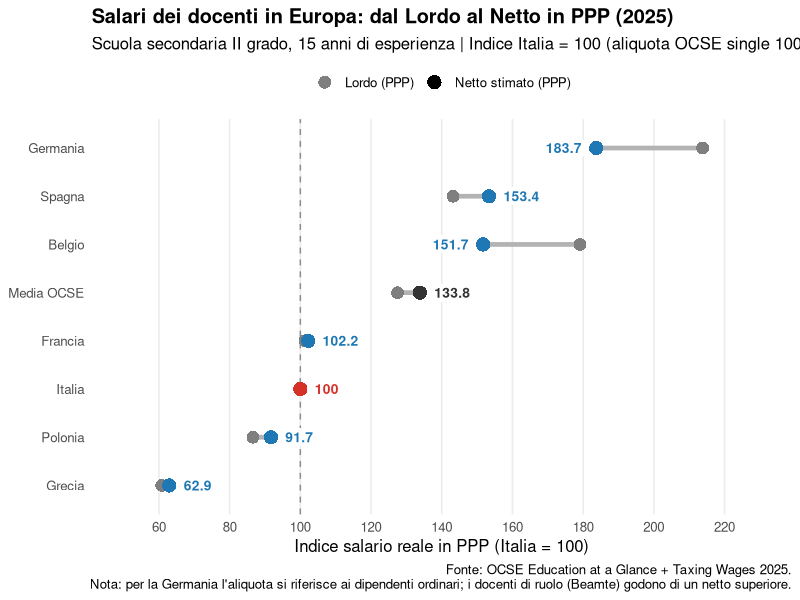
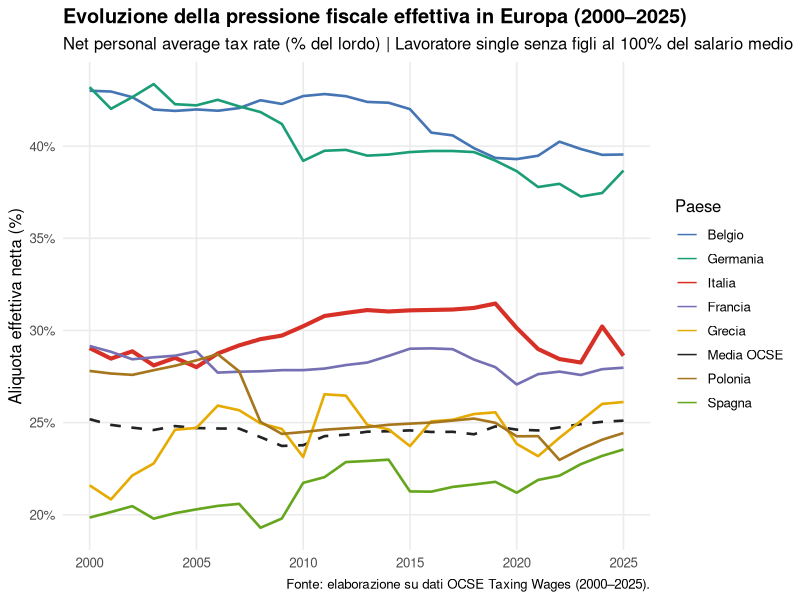
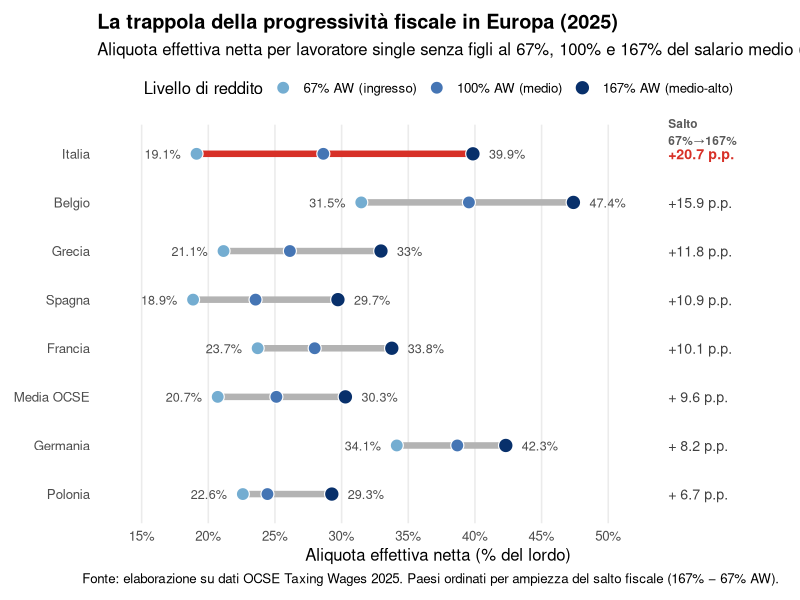
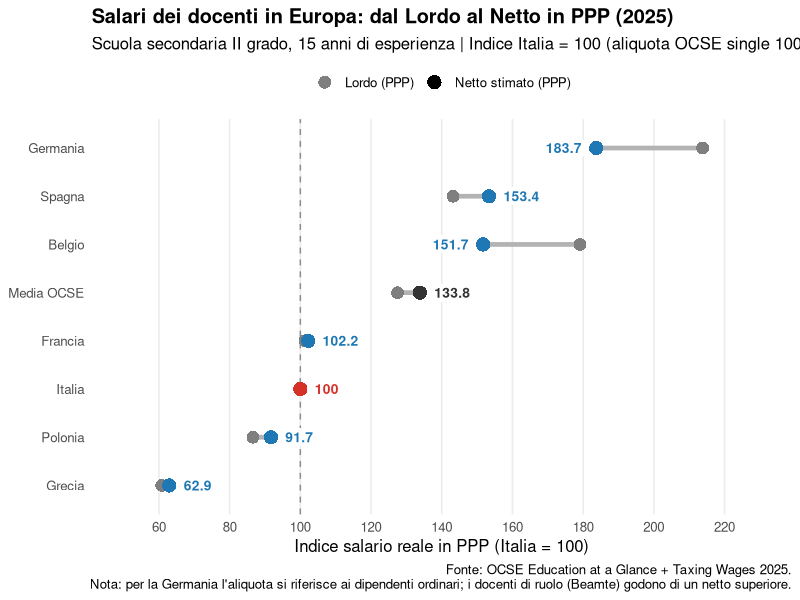
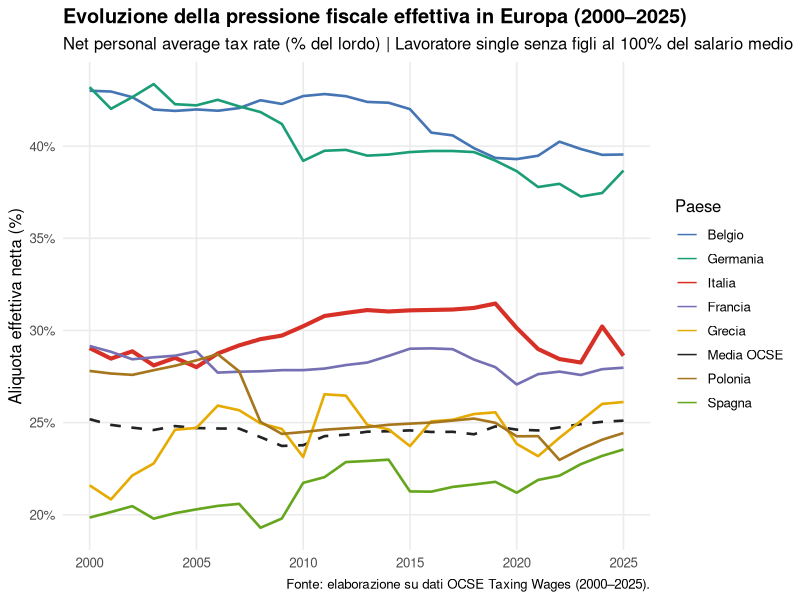
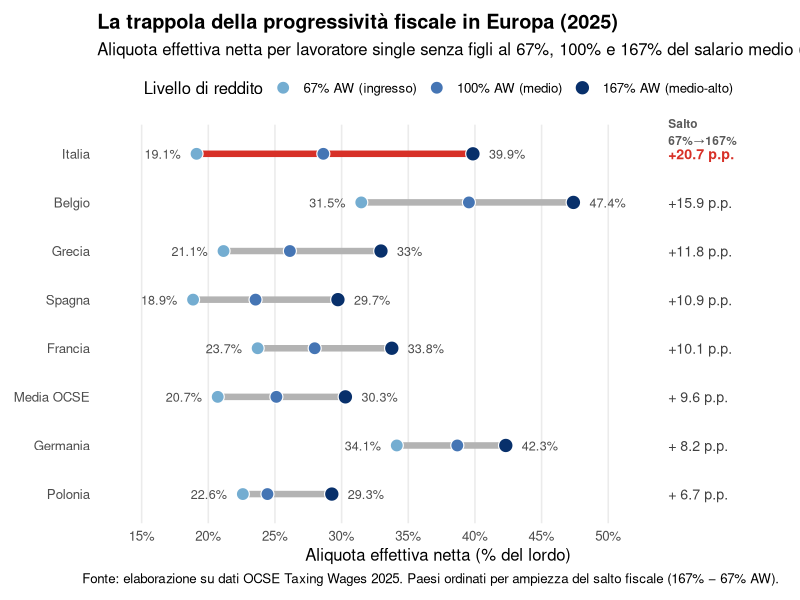

The R script that drew these images, in order:
# ==============================================================================
# 05_confronto_netto_europa.R
# Confronto europeo salari NETTI (OCSE Education at a Glance + Taxing Wages)
# ==============================================================================

library(tidyverse)
library(scales)

# 1. Caricamento e pulizia OCSE Taxing Wages -----------------------------------
tw_raw <- read_csv("01_data_raw/oecd_taxing_wages_raw.csv", show_col_types = FALSE)

nomi_paesi_tw <- c(
  "ITA"  = "Italia",
  "FRA"  = "Francia",
  "DEU"  = "Germania",
  "BEL"  = "Belgio",
  "ESP"  = "Spagna",
  "POL"  = "Polonia",
  "GRC"  = "Grecia",
  "OECD_REP" = "Media OCSE"
)

tw_clean <- tw_raw %>%
  transmute(
    ref_area    = REF_AREA,
    paese_it    = recode(REF_AREA, !!!nomi_paesi_tw),
    anno        = as.integer(TIME_PERIOD),
    livello_aw  = parse_number(as.character(INCOME_PRINCIPAL)), # 67, 100, 167
    aliquota_pct = as.numeric(OBS_VALUE)
  ) %>%
  filter(!is.na(aliquota_pct), !is.na(livello_aw))

write_csv(tw_clean, "02_data_clean/oecd_taxing_wages_pulito.csv")

# Ultimo anno disponibile nel dataset Taxing Wages
ultimo_anno_tw <- max(tw_clean$anno, na.rm = TRUE)
cat("\n=== ALIQUOTE EFFETTIVE NETTE (SINGLE, NO FIGLI) - ANNO", ultimo_anno_tw, "===\n")

tw_latest <- tw_clean %>%
  filter(anno == ultimo_anno_tw) %>%
  select(paese_it, livello_aw, aliquota_pct) %>%
  pivot_wider(names_from = livello_aw, values_from = aliquota_pct, names_prefix = "AW_") %>%
  arrange(desc(AW_100))

print(tw_latest, width = Inf)

tabella_ppp <- read_csv("02_data_clean/tabella_ppp.csv", show_col_types = FALSE)

# ==============================================================================
# 2. Calcolo Indice Salari NETTI in Europa (EXP15, Italia = 100)
# ==============================================================================

df_lordo_netto <- tabella_ppp %>%
  select(paese_it, lordo_idx = EXP15) %>%
  inner_join(tw_latest %>% select(paese_it, aliq_100 = AW_100), by = "paese_it") %>%
  mutate(
    # Applichiamo (1 - aliquota) al lordo indicizzato
    netto_raw = lordo_idx * (1 - aliq_100 / 100),
    # Ri-indicizziamo ponendo Italia Netto = 100
    netto_idx = netto_raw / netto_raw[paese_it == "Italia"] * 100,
    delta_idx = round(netto_idx - lordo_idx, 1)
  ) %>%
  arrange(desc(netto_idx))

cat("\n=== CONFRONTO LORDO vs NETTO IN EUROPA (EXP15, ITALIA = 100) ===\n")
df_lordo_netto %>%
  select(paese_it, aliq_100, lordo_idx, netto_idx, delta_idx) %>%
  mutate(across(c(aliq_100, lordo_idx, netto_idx), ~ round(.x, 1))) %>%
  print(width = Inf)

write_csv(df_lordo_netto, "02_data_clean/europa_lordo_vs_netto_2025.csv")

# ==============================================================================
# 3. Grafico 7: Dumbbell chart Lordo vs Netto in Europa (2025)
# ==============================================================================

df_plot_ln <- df_lordo_netto %>%
  mutate(
    paese_it = fct_reorder(paese_it, netto_idx),
    col_netto = case_when(
      paese_it == "Italia"     ~ "#d73027",
      paese_it == "Media OCSE" ~ "grey20",
      TRUE                     ~ "#1f78b4"
    )
  )

p7_europa_netto <- ggplot(df_plot_ln, aes(y = paese_it)) +
  geom_vline(xintercept = 100, linetype = "dashed", color = "grey55") +
  # Segmento che collega Lordo e Netto
  geom_segment(
    aes(x = lordo_idx, xend = netto_idx, yend = paese_it),
    color = "grey70", linewidth = 1.6
  ) +
  # Punto Lordo
  geom_point(aes(x = lordo_idx, shape = "Lordo (PPP)"), color = "grey50", size = 4) +
  # Punto Netto
  geom_point(aes(x = netto_idx, color = I(col_netto), shape = "Netto stimato (PPP)"), size = 4.5) +
  # Etichetta valore Netto
  # Etichetta valore Netto
  geom_label(
    aes(
      x     = ifelse(netto_idx >= lordo_idx, netto_idx + 3.5, netto_idx - 3.5),
      hjust = ifelse(netto_idx >= lordo_idx, 0, 1),
      label = round(netto_idx, 1),
      color = I(col_netto)
    ),
    fill          = "white",
    label.size    = 0,
    label.padding = unit(0.12, "lines"),
    size          = 3.5,
    fontface      = "bold"
  ) +
  scale_shape_manual(
    name   = NULL,
    values = c("Lordo (PPP)" = 16, "Netto stimato (PPP)" = 16)
  ) +
  scale_x_continuous(breaks = seq(60, 220, by = 20), limits = c(50, 230)) +
  labs(
    title    = "Salari dei docenti in Europa: dal Lordo al Netto in PPP (2025)",
    subtitle = "Scuola secondaria II grado, 15 anni di esperienza | Indice Italia = 100 (aliquota OCSE single 100% AW)",
    x        = "Indice salario reale in PPP (Italia = 100)",
    y        = NULL,
    caption  = "Fonte: OCSE Education at a Glance + Taxing Wages 2025.\nNota: per la Germania l'aliquota si riferisce ai dipendenti ordinari; i docenti di ruolo (Beamte) godono di un netto superiore."
  ) +
  theme_minimal(base_size = 12) +
  theme(
    plot.title         = element_text(face = "bold"),
    panel.grid.minor   = element_blank(),
    panel.grid.major.y = element_blank(),
    legend.position    = "top"
  )

print(p7_europa_netto)
ggsave("04_output/07_europa_lordo_vs_netto_2025.png", p7_europa_netto,
       width = 10.5, height = 6, dpi = 300, bg = "white")

cat("\nGrafico 07 salvato correttamente in 04_output/!\n")
# ==============================================================================
# 4. Grafico 8: Evoluzione pressione fiscale in Europa (2000-2025, 100% AW)
# ==============================================================================

df_tax_trend <- tw_clean %>%
  filter(livello_aw == 100, anno >= 2000, anno <= 2025) %>%
  mutate(
    paese_it = factor(
      paese_it,
      levels = c("Belgio", "Germania", "Italia", "Francia", "Grecia", "Media OCSE", "Polonia", "Spagna")
    )
  )

# Tabella sintetica variazione 2000 -> 2025 (punti percentuali)
cat("\n=== VARIAZIONE PRESSIONE FISCALE 2000-2025 (SINGLE 100% AW) ===\n")
df_tax_trend %>%
  filter(anno %in% c(2000, 2025)) %>%
  select(paese_it, anno, aliquota_pct) %>%
  pivot_wider(names_from = anno, values_from = aliquota_pct, names_prefix = "y_") %>%
  mutate(delta_pp = round(y_2025 - y_2000, 1)) %>%
  arrange(desc(y_2025)) %>%
  print(width = Inf)

palette_eu <- c(
  "Italia"     = "#d73027",
  "Media OCSE" = "#222222",
  "Belgio"     = "#4575b4",
  "Germania"   = "#1b9e77",
  "Francia"    = "#7570b3",
  "Grecia"     = "#e6ab02",
  "Polonia"    = "#a6761d",
  "Spagna"     = "#66a61e"
)

p8_pressione_eu <- ggplot(
  df_tax_trend,
  aes(x = anno, y = aliquota_pct, color = paese_it)
) +
  geom_line(
    aes(
      linewidth = ifelse(paese_it == "Italia", 1.4, 0.9),
      linetype  = ifelse(paese_it == "Media OCSE", "dashed", "solid")
    )
  ) +
  scale_linewidth_identity() +
  scale_linetype_identity() +
  scale_color_manual(values = palette_eu, name = "Paese") +
  scale_x_continuous(breaks = seq(2000, 2025, by = 5)) +
  scale_y_continuous(
    labels = label_percent(scale = 1, accuracy = 1),
    breaks = seq(15, 45, by = 5)
  ) +
  labs(
    title    = "Evoluzione della pressione fiscale effettiva in Europa (2000–2025)",
    subtitle = "Net personal average tax rate (% del lordo) | Lavoratore single senza figli al 100% del salario medio",
    x        = NULL,
    y        = "Aliquota effettiva netta (%)",
    caption  = "Fonte: elaborazione su dati OCSE Taxing Wages (2000–2025)."
  ) +
  theme_minimal(base_size = 12) +
  theme(
    plot.title       = element_text(face = "bold"),
    panel.grid.minor = element_blank(),
    legend.position  = "right"
  )

print(p8_pressione_eu)
ggsave("04_output/08_europa_pressione_fiscale_2000_2025.png", p8_pressione_eu,
       width = 10.5, height = 6, dpi = 300, bg = "white")

cat("\nGrafico 08 salvato correttamente in 04_output/!\n")
# ==============================================================================
# 5. Grafico 9: La "trappola della progressività" in Europa (2025)
#    Confronto aliquote effettive al 67%, 100% e 167% del salario medio (AW)
# ==============================================================================

df_prog <- tw_latest %>%
  mutate(
    spread_pp = round(AW_167 - AW_67, 1),
    paese_it  = fct_reorder(paese_it, spread_pp),
    is_ita    = paese_it == "Italia"
  )

cat("\n=== PROGRESSIVITA' FISCALE IN EUROPA (67% -> 167% AW, ANNO", ultimo_anno_tw, ") ===\n")
df_prog %>%
  arrange(desc(spread_pp)) %>%
  select(paese_it, AW_67, AW_100, AW_167, spread_pp) %>%
  print(width = Inf)

p9_progressivita <- ggplot(df_prog, aes(y = paese_it)) +
  # Segmento di escursione fiscale (67% -> 167% AW)
  geom_segment(
    aes(
      x     = AW_67,
      xend  = AW_167,
      yend  = paese_it,
      color = ifelse(is_ita, "#d73027", "grey70")
    ),
    linewidth = 2.2,
    show.legend = FALSE
  ) +
  scale_color_identity() +
  # Punti per i tre livelli di reddito
  geom_point(aes(x = AW_67,  fill = "67% AW (ingresso)"),   shape = 21, size = 4,   color = "white", stroke = 0.6) +
  geom_point(aes(x = AW_100, fill = "100% AW (medio)"),     shape = 21, size = 4,   color = "white", stroke = 0.6) +
  geom_point(aes(x = AW_167, fill = "167% AW (medio-alto)"), shape = 21, size = 4.5, color = "white", stroke = 0.6) +
  # Etichette estremi (67% a sinistra, 167% a destra)
  geom_text(
    aes(x = AW_67 - 1.2, label = paste0(round(AW_67, 1), "%")),
    hjust = 1, size = 3.2, color = "grey30"
  ) +
  geom_text(
    aes(x = AW_167 + 1.2, label = paste0(round(AW_167, 1), "%")),
    hjust = 0, size = 3.2, color = "grey30"
  ) +
  # Colonna destra con il salto complessivo (+p.p.)
  geom_text(
    aes(
      x        = 54.5,
      label    = paste0("+", format(spread_pp, nsmall = 1), " p.p."),
      fontface = ifelse(is_ita, "bold", "plain"),
      color    = ifelse(is_ita, "#d73027", "grey25")
    ),
    hjust = 0, size = 3.6
  ) +
  annotate(
    "text", x = 54.5, y = 8.45,
    label = "Salto\n67%→167%", hjust = 0, size = 3, fontface = "bold", color = "grey35"
  ) +
  scale_fill_manual(
    name   = "Livello di reddito",
    values = c(
      "67% AW (ingresso)"    = "#74add1",
      "100% AW (medio)"      = "#4575b4",
      "167% AW (medio-alto)" = "#08306b"
    ),
    breaks = c("67% AW (ingresso)", "100% AW (medio)", "167% AW (medio-alto)")
  ) +
  scale_x_continuous(
    labels = label_percent(scale = 1, accuracy = 1),
    breaks = seq(15, 50, by = 5),
    limits = c(14, 60.5)
  ) +
  coord_cartesian(clip = "off") +
  labs(
    title    = "La trappola della progressività fiscale in Europa (2025)",
    subtitle = "Aliquota effettiva netta per lavoratore single senza figli al 67%, 100% e 167% del salario medio (AW)",
    x        = "Aliquota effettiva netta (% del lordo)",
    y        = NULL,
    caption  = "Fonte: elaborazione su dati OCSE Taxing Wages 2025. Paesi ordinati per ampiezza del salto fiscale (167% − 67% AW)."
  ) +
  theme_minimal(base_size = 12) +
  theme(
    plot.title         = element_text(face = "bold"),
    panel.grid.minor   = element_blank(),
    panel.grid.major.y = element_blank(),
    legend.position    = "top",
    plot.margin        = margin(10, 15, 10, 10)
  )

print(p9_progressivita)
ggsave("04_output/09_europa_progressivita_fiscale_2025.png", p9_progressivita,
       width = 11, height = 6, dpi = 300, bg = "white")

cat("\nGrafico 09 salvato correttamente in 04_output/!\n")
